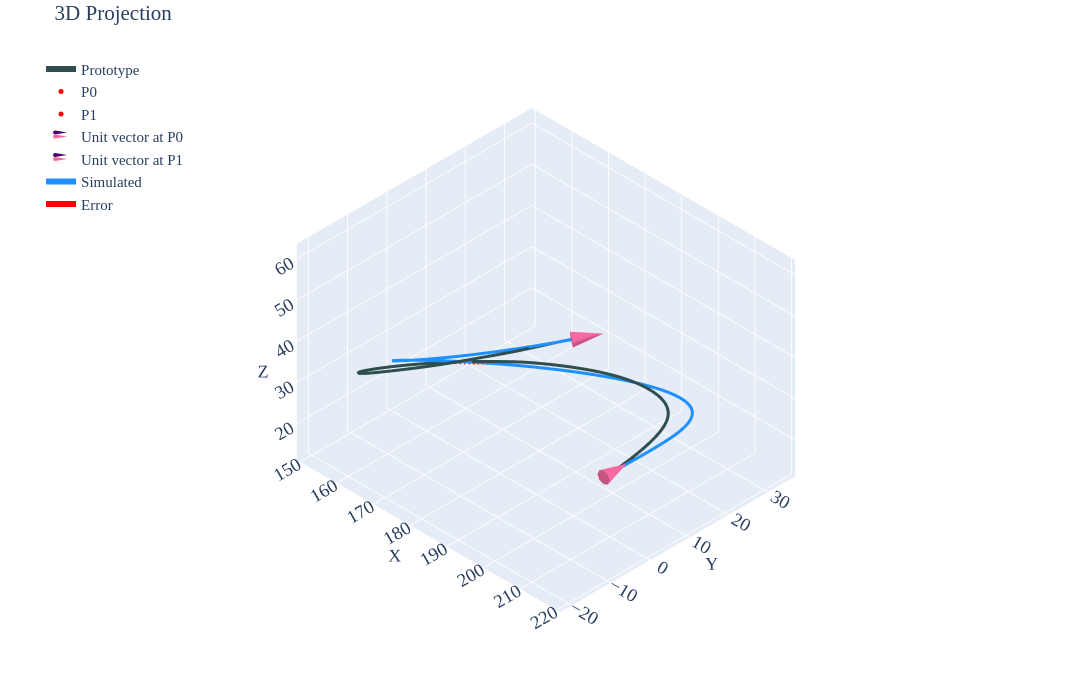

Notebook code cell kept with this figure:
### Code cell
#| label: p1c2

gravity_looper(psit=1,case=2,twist=10,pfix='twist-sens\\twist-cw10\\')
